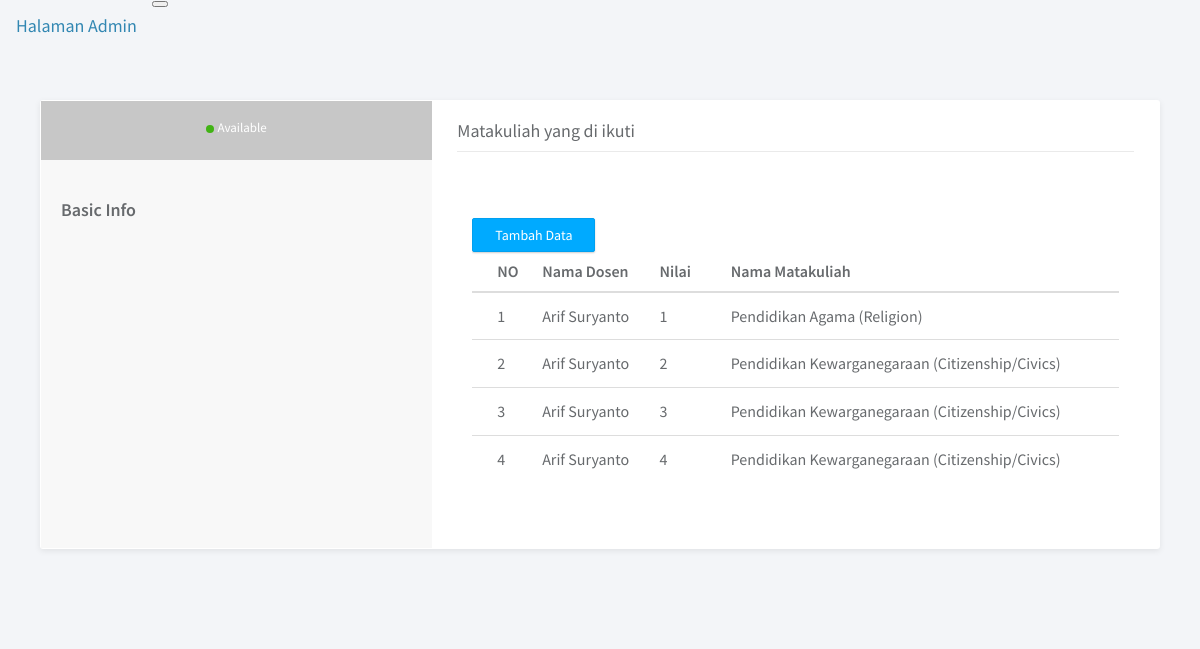
/detaildosen.php?id=8, run on the app's committed database.
### tables this page shows
CREATE TABLE `detailkrs` (
  `Id_Detail` int(11) NOT NULL,
  `Id_KRS` int(11) NOT NULL,
  `Id_Matakuliah` int(11) NOT NULL,
  `Kelas` enum('A','B','C','D') NOT NULL,
  `Nilai` enum('1','2','3','4','') NOT NULL,
  `Id_Dosen` int(11) NOT NULL
);

CREATE TABLE `dosen` (
  `Id_Dosen` int(11) NOT NULL,
  `NIP_Dosen` int(11) NOT NULL,
  `Nama_Dosen` varchar(50) NOT NULL,
  `Id_Jurusan` int(11) NOT NULL
);

CREATE TABLE `matakuliah` (
  `Id_Matakuliah` int(11) NOT NULL,
  `NamaMatakuliah` varchar(100) NOT NULL,
  `Semester` int(11) NOT NULL,
  `SKS` int(11) NOT NULL,
  `Kurikulum` year(4) NOT NULL,
  `Id_Jurusan` int(11) NOT NULL
);

### fungsi/fungsidetail.php (called while the page is built, shortened)
<?php
$conn = mysqli_connect("localhost", "root" ,"", "mahasiswa");
function query($query){
    global $conn;
    $result = mysqli_query($conn,$query);
    $rows = [];
    while ($row = mysqli_fetch_assoc($result)){
        $rows[] = $row;
    }
    return $rows;
}
?>

### detaildosen.php (the view, shortened to what this page needs)
<?php
require 'fungsi/fungsidetail.php';
$id = $_GET["id"];
$detail = query("CALL detail($id)");
?>
<html lang="en">
<head>
	<link rel="stylesheet" href="assets/vendor/bootstrap/css/bootstrap.min.css">
	<link rel="stylesheet" href="assets/vendor/font-awesome/css/font-awesome.min.css">
	<link rel="stylesheet" href="assets/vendor/linearicons/style.css">
	<link rel="stylesheet" href="assets/css/main.css">
	<link rel="stylesheet" href="assets/css/demo.css">
</head>
<body>
<nav class="navbar navbar-expand-lg navbar-light bg-light">
            <button class="navbar-toggler" type="button" data-toggle="collapse" data-target="#navbarTogglerDemo03" aria-controls="navbarTogglerDemo03" aria-expanded="false" aria-label="Toggle navigation">
            </button>
            <a class="navbar-brand" href="index.php">Halaman Admin</a>
</nav>
<div class="container-fluid">
<form action="" method="post" enctype="multipart/form-data">
<div class="main">
			<div class="main-content">
				<div class="container-fluid">
					<div class="panel panel-profile">
						<div class="clearfix">
							<div class="profile-left">
								<div class="profile-header">
									<div class="profile-main">
										<span class="online-status status-available">Available</span>
									</div>
								</div>
								<div class="profile-detail">
									<div class="profile-info">
										<h4 class="heading">Basic Info</h4>
									</div>
								</div>
							</div>
							<div class="profile-right">
								<h4 class="heading">Matakuliah yang di ikuti</h4>
									<div class="tab-pane fade active in" id="tab-bottom-left2">
										<div class="table-responsive">
											<br>
												<a class="btn btn-primary" href="tambahdetail.php">Tambah Data <span class="sr-only">(current)</span></a>
											<br>
											<table class="table project-table">
												<thead>
													<tr>
                                                        <th>NO</th>
														<th>Nama Dosen</th>
														<th>Nilai</th>
                                                        <th>Nama Matakuliah</th>
													</tr>
												</thead>
												<tbody>
													<tr>
                                                    <?php $i=1; ?>
                                                    <?php foreach($detail as $row): ?>
                                                    <tr>
                                                        <td><?= $i ;?></td>
                                                        <td><?= $row["Nama_Dosen"] ;?></td>
                                                        <td> <?= $row["Nilai"] ;?></td>
                                                        <td> <?= $row["NamaMatakuliah"] ;?></td>
                                                    </tr>
                                                    <?php $i++; ?>
                                                    <?php endforeach; ?>
												</tbody>
											</table>
										</div>
									</div>
								</div>
							</div>
						</div>
					</div>
				</div>
			</div>
		</div>
    </body>
</html>

### assets/css/main.css (style rules this page uses)
html { position: relative; min-height: 100%; }
body { background-color: #F3F5F8; font-family: "Source Sans Pro", sans-serif; font-size: 15px; color: #676a6d; }
a { color: #3287B2; }
th { font-weight: 600; }
.main-content { padding: 28px 10px; }
.btn { -webkit-border-radius: 2px; -moz-border-radius: 2px; border-radius: 2px; -moz-box-shadow: 0px 1px 2px 0 rgba(0, 0, 0, 0.2); -webkit-box-shadow: 0px 1px 2px 0 rgba(0, 0, 0, 0.2); box-shadow: 0px 1px 2px 0 rgba(0, 0, 0, 0.2); padding: 6px 22px; }
.btn-primary { background-color: #00AAFF; border-color: #00a0f0; }
.panel { -webkit-border-radius: 3px; -moz-border-radius: 3px; border-radius: 3px; -moz-box-shadow: 0 2px 6px rgba(0, 0, 0, 0.08); -webkit-box-shadow: 0 2px 6px rgba(0, 0, 0, 0.08); box-shadow: 0 2px 6px rgba(0, 0, 0, 0.08); background-color: #fff; margin-bottom: 30px; }
.panel .table > thead > tr > td:first-child, .panel .table > thead > tr > th:first-child, .panel .table > tbody > tr > td:first-child, .panel .table > tbody > tr > th:first-child, .panel .table > tfoot > tr > td:first-child, .panel .table > tfoot > tr > th:first-child { padding-left: 25px; }
.panel .table > thead > tr > td:last-child, .panel .table > thead > tr > th:last-child, .panel .table > tbody > tr > td:last-child, .panel .table > tbody > tr > th:last-child, .panel .table > tfoot > tr > td:last-child, .panel .table > tfoot > tr > th:last-child { padding-left: 25px; }
.tab-pane { padding: 25px 15px; }
.panel-profile { position: relative; }
.profile-left { padding-left: 0; float: left; width: 35%; height: 100%; position: absolute; background-color: #F8F8F8; }
.profile-right { float: right; width: 65%; padding: 20px 25px; }
.profile-right .heading { margin-top: 0; }
.profile-header { position: relative; text-align: center; color: #fff; }
.profile-header .profile-main { position: relative; padding: 20px; background-image: url("../../assets/img/profile-bg.png"); background-repeat: no-repeat; background-size: cover; }
.profile-header .online-status { font-size: 13px; position: relative; top: -2px; }
.profile-header .online-status:before { -webkit-border-radius: 50%; -moz-border-radius: 50%; border-radius: 50%; display: inline-block; vertical-align: middle; *vertical-align: auto; *zoom: 1; *display: inline; content: ''; width: 8px; height: 8px; margin-right: 3px; }
.profile-header .online-status.status-available:before { background-color: #41B314; }
.profile-detail { padding-bottom: 30px; }
.profile-info { padding: 0 20px; margin: 40px 0; }
.profile-info .heading { margin: 0 0 10px 0; font-weight: 600; }
.profile-right .heading { padding-bottom: 10px; margin-bottom: 20px; border-bottom: 1px solid #eaeaea; }
.project-table > tbody > tr > td { padding: 12px 8px; }

### data on the page
detailkrs: Id_Dosen.Nama_Dosen "Arif Suryanto", Nilai "1", Id_Matakuliah.NamaMatakuliah "Pendidikan Agama (Religion)"
detailkrs: Id_Dosen.Nama_Dosen "Arif Suryanto", Nilai "2", Id_Matakuliah.NamaMatakuliah "Pendidikan Kewarganegaraan (Citizenship/Civics)"
detailkrs: Id_Dosen.Nama_Dosen "Arif Suryanto", Nilai "3", Id_Matakuliah.NamaMatakuliah "Pendidikan Kewarganegaraan (Citizenship/Civics)"
detailkrs: Id_Dosen.Nama_Dosen "Arif Suryanto", Nilai "4", Id_Matakuliah.NamaMatakuliah "Pendidikan Kewarganegaraan (Citizenship/Civics)"
